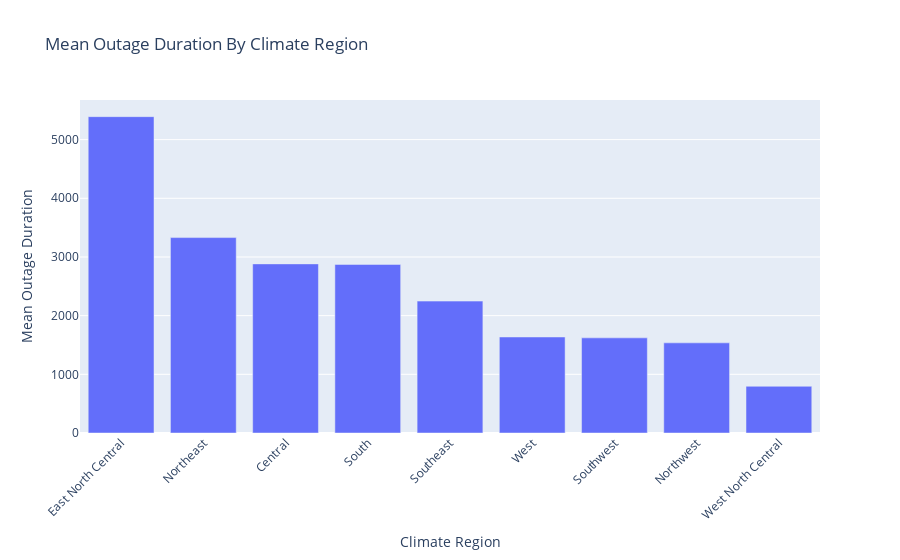

The notebook cell saved with this chart:
### Markdown cell above
### Bivariate Analysis

### Code cell
avg_dur_fig = px.bar(df.groupby('CLIMATE.REGION')['OUTAGE.DURATION'].mean().sort_values(ascending=False), y='OUTAGE.DURATION', title='Mean Outage Duration By Climate Region')
avg_dur_fig.update_layout(xaxis_title="Climate Region", yaxis_title="Mean Outage Duration (Minutes)")
avg_dur_fig.update_xaxes(tickangle=-45)
avg_dur_fig.show()

# this bar plot shows that the 'CLIMATE.REGION' in which power takes the longest to restore on average is 'East North Central'. The minimum is at 'West North Central'.

avg_dur_fig.write_html('assets/avg_dur_fig.html', include_plotlyjs='cdn')

### Figure 1 — Plotly figure (JSON) as saved in the notebook; plotly's stock layout.template omitted (floating-point values rounded to 4 significant figures)
{"data": [{"alignmentgroup": "True", "hovertemplate": "CLIMATE.REGION=%{x}<br>OUTAGE.DURATION=%{y}<extra></extra>", "legendgroup": "", "marker": {"color": "#636efa", "pattern": {"shape": ""}}, "name": "", "offsetgroup": "", "orientation": "v", "showlegend": false, "textposition": "auto", "type": "bar", "x": ["East North Central", "Northeast", "Central", "South", "Southeast", "West", "Southwest", "Northwest", "West North Central"], "xaxis": "x", "y": [5391.0, 3331.0, 2882.0, 2872.0, 2248.0, 1636.0, 1621.0, 1536.0, 796.1], "yaxis": "y"}], "layout": {"barmode": "relative", "legend": {"tracegroupgap": 0}, "title": {"text": "Mean Outage Duration By Climate Region"}, "xaxis": {"anchor": "y", "domain": [0, 1], "tickangle": -45, "title": {"text": "Climate Region"}}, "yaxis": {"anchor": "x", "domain": [0, 1], "title": {"text": "Mean Outage Duration"}}}}
